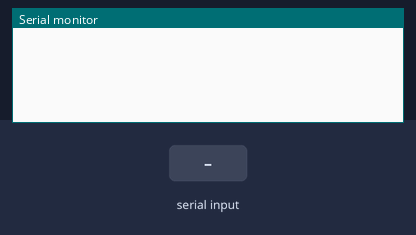
Recording of a sketch running on a simulated Arduino Uno, built with avr-gcc and run on an emulated ATmega328P. Parts: the last lines printed to the serial monitor. The inputs (shaded band) are chosen by the test bench.

Above: at 1.2 s.
1.3 s: "30,150\n" received over Serial
At 2.0 s:
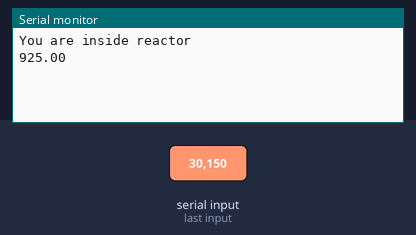
2.8 s: "2\n" received over Serial
At 4.2 s:
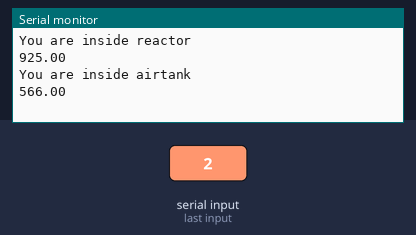

The sketch:

case_check.ino
```cpp
byte b;
float baseline_of_co2;
float baseline_of_o2;

void setup() {
  Serial.begin(9600);

}

void loop() {
  while (Serial.available() == 0){}
  b = Serial.read() - 48;
  //Serial.println(b);

switch (b)
{
    case 1:
      Serial.println("You are inside reactor");
     baseline_of_co2 = 925;
     baseline_of_o2 =  222061.15;
       Serial.println(baseline_of_co2);
      break;
    case 2:
      Serial.println("You are inside airtank");
      baseline_of_co2  = 566;
      baseline_of_o2 =  218566;
      Serial.println(baseline_of_co2);
      break;

  }
  delay(1);


}
```

Measured:
- after the input at 1.3 s, the serial monitor: prints a new line at once (image 1)
- after the input at 2.8 s, the serial monitor: prints a new line at once (image 2)
